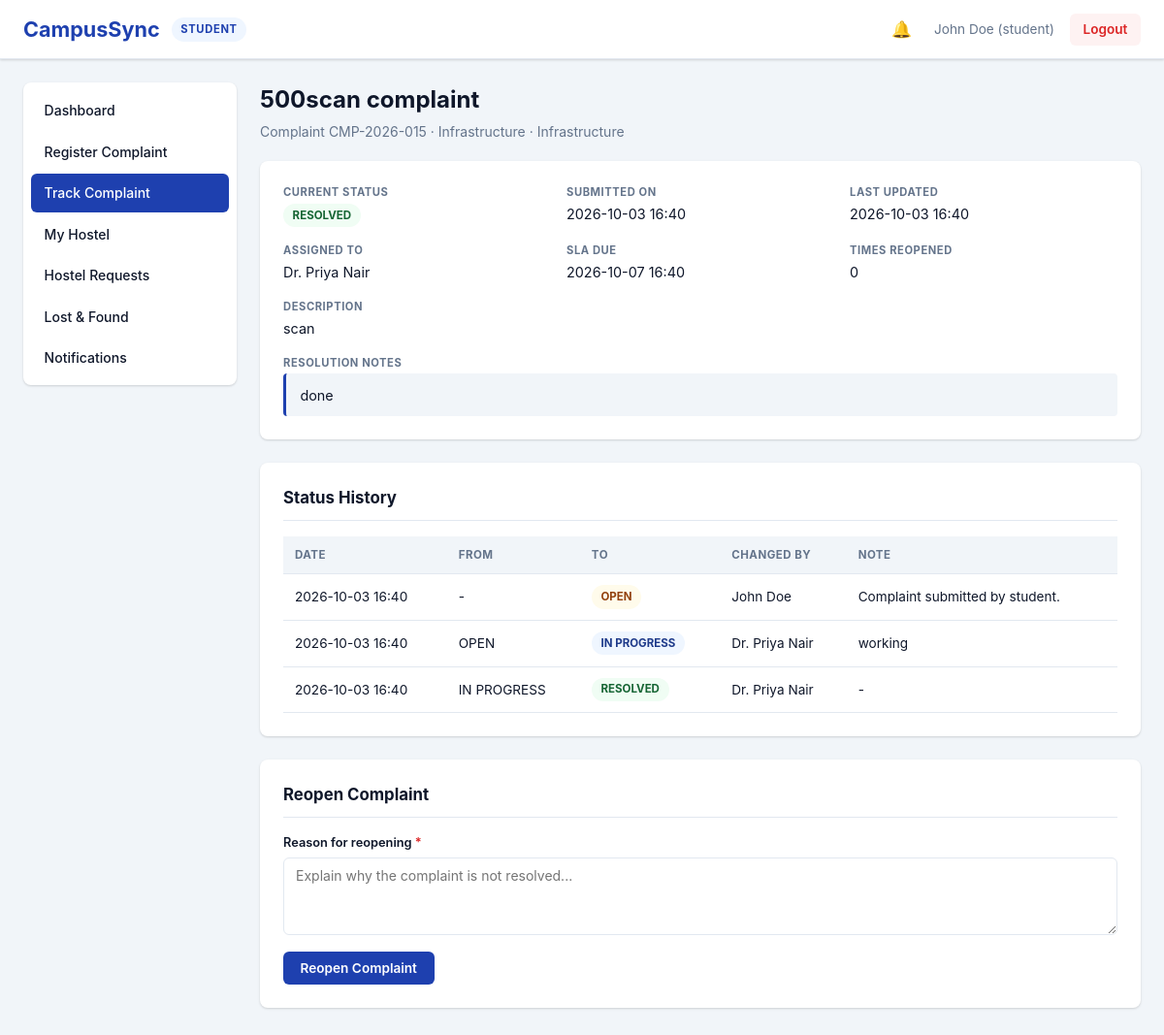
The app's page /student/complaint/17 (signed in) with its own data.
### models.py (models this page shows, shortened)
class User(db.Model):
    __tablename__ = 'users'
    id = db.Column(db.Integer, primary_key=True)
    username = db.Column(db.String(80), unique=True, nullable=False)
    password_hash = db.Column(db.String(120), nullable=False)
    role = db.Column(db.String(20), nullable=False)  # student|warden|staff|lostfound|admin
    full_name = db.Column(db.String(100), nullable=False)
    email = db.Column(db.String(120), unique=True, nullable=False)
    created_at = db.Column(db.DateTime, default=datetime.utcnow)
    phone = db.Column(db.String(20))
    department_id = db.Column(db.Integer, db.ForeignKey('departments.id'), nullable=True)
    is_active = db.Column(db.Boolean, default=True)
    failed_login_attempts = db.Column(db.Integer, default=0)
    locked_until = db.Column(db.DateTime)
    last_login_at = db.Column(db.DateTime)
    complaints = db.relationship('Complaint', backref='student', lazy=True,
                                foreign_keys='Complaint.student_id')
    hostel_requests = db.relationship('HostelRequest', backref='student', lazy=True,
                                      foreign_keys='HostelRequest.student_id')
    notifications = db.relationship('Notification', backref='user', lazy=True)

class Complaint(db.Model):
    __tablename__ = 'complaints'
    id = db.Column(db.Integer, primary_key=True)
    complaint_id = db.Column(db.String(20), unique=True, nullable=False)
    student_id = db.Column(db.Integer, db.ForeignKey('users.id'), nullable=False)
    title = db.Column(db.String(200), nullable=False)
    category = db.Column(db.String(50), nullable=False)   # original free-text category
    description = db.Column(db.Text, nullable=False)
    status = db.Column(db.String(20), default='Submitted')
    created_at = db.Column(db.DateTime, default=datetime.utcnow)
    updated_at = db.Column(db.DateTime, default=datetime.utcnow, onupdate=datetime.utcnow)
    category_id = db.Column(db.Integer, db.ForeignKey('complaint_categories.id'), nullable=True)
    department_id = db.Column(db.Integer, db.ForeignKey('departments.id'), nullable=True)
    assigned_to_id = db.Column(db.Integer, db.ForeignKey('users.id'), nullable=True)
    attachment_path = db.Column(db.String(255))
    resolution_notes = db.Column(db.Text)
    escalation_note = db.Column(db.Text)
    reopen_count = db.Column(db.Integer, default=0)
    resolved_at = db.Column(db.DateTime)
    closed_at = db.Column(db.DateTime)
    sla_due_at = db.Column(db.DateTime)
    sla_breached = db.Column(db.Boolean, default=False)
    history = db.relationship('ComplaintHistory', backref='complaint',
                              lazy=True, cascade='all, delete-orphan',
                              order_by='ComplaintHistory.created_at')
    category_ref = db.relationship('ComplaintCategory', lazy=True)
    department = db.relationship('Department', lazy=True)
    assigned_to = db.relationship('User', foreign_keys=[assigned_to_id], lazy=True)

class Department(db.Model):
    __tablename__ = 'departments'
    id = db.Column(db.Integer, primary_key=True)
    name = db.Column(db.String(100), unique=True, nullable=False)
    code = db.Column(db.String(20), unique=True)
    description = db.Column(db.Text)
    is_active = db.Column(db.Boolean, default=True)
    created_at = db.Column(db.DateTime, default=datetime.utcnow)
    categories = db.relationship('ComplaintCategory', backref='department', lazy=True)
    staff_members = db.relationship('User', backref='department', lazy=True)

class ComplaintHistory(db.Model):
    __tablename__ = 'complaint_history'
    id = db.Column(db.Integer, primary_key=True)
    complaint_id = db.Column(db.Integer, db.ForeignKey('complaints.id'), nullable=False)
    from_status = db.Column(db.String(20))
    to_status = db.Column(db.String(20), nullable=False)
    changed_by_id = db.Column(db.Integer, db.ForeignKey('users.id'), nullable=True)
    note = db.Column(db.Text)
    created_at = db.Column(db.DateTime, default=datetime.utcnow)
    changed_by = db.relationship('User', lazy=True)

### routes/student.py (the view)
@student_bp.route('/complaint/<int:complaint_pk>')
@student_required
def complaint_detail(complaint_pk):
    user = current_user()
    complaint = Complaint.query.get_or_404(complaint_pk)
    if complaint.student_id != user.id:
        log_action(user, 'ACCESS_DENIED', module='complaint',
                   record_ref=complaint.complaint_id,
                   description='Student tried to open another student\'s complaint')
        flash('You are not authorized to access this page.', 'error')
        return redirect(url_for('student.track_complaint'))
    can_reopen, reason = reopen_allowed(complaint)
    history = ComplaintHistory.query.filter_by(complaint_id=complaint.id).order_by(
        ComplaintHistory.created_at).all()
    return render_template('student/complaint_detail.html',
                           complaint=complaint, history=history,
                           can_reopen=can_reopen, reopen_reason=reason)

### security.py (called while the page is built)
def get_setting(key, default=None):
    row = Setting.query.filter_by(key=key).first()
    if row and row.value is not None:
        return row.value
    if key in DEFAULT_SETTINGS:
        return DEFAULT_SETTINGS[key][0]
    return default

def get_setting_int(key, default=0):
    try:
        return int(get_setting(key, default))
    except (TypeError, ValueError):
        return default

def get_setting_bool(key, default=False):
    value = get_setting(key)
    if value is None:
        return default
    return str(value).strip().lower() in ('1', 'true', 'yes', 'on')

def current_user():
    user_id = session.get('user_id')
    if not user_id:
        return None
    return db.session.get(User, user_id)

def role_required(*roles):
    def decorator(view):
        @wraps(view)
        def wrapped(*args, **kwargs):
            user = current_user()
            if not user:
                flash('Please log in to access this page.', 'error')
                return redirect(url_for('auth.login'))
            if not user.is_active:
                session.clear()
                flash('Your account has been deactivated. Contact the administrator.', 'error')
                return redirect(url_for('auth.login'))
            if user.role not in roles:
                log_action(user, 'ACCESS_DENIED',
                           module=roles[0],
                           description='Role %s tried to open %s' % (user.role, request.path))
                return _deny()
            return view(*args, **kwargs)
        return wrapped
    return decorator

### services.py (called while the page is built)
def reopen_allowed(complaint):
    if not get_setting_bool('complaint_reopen_allowed', True):
        return False, 'Complaint reopening is currently disabled by the administrator.'
    if complaint.status not in (CMPL_RESOLVED, CMPL_CLOSED):
        return False, 'Only a resolved or closed complaint can be reopened.'
    window = get_setting_int('complaint_reopen_window_days', 7)
    reference = complaint.resolved_at or complaint.updated_at or complaint.created_at
    if reference and window > 0:
        if reference + timedelta(days=window) < datetime.utcnow():
            return False, ('The %d day reopening window for this complaint has expired.'
                           % window)
    return True, ''

### templates/student/complaint_detail.html (shortened to what this page needs)
{% extends 'base.html' %}
{% block content %}
<div class='page-container'>
    <div class='page-header'>
        <h2>{{ complaint.title }}</h2>
        <p>Complaint {{ complaint.complaint_id }} · {{ complaint.category }}
           {%- if complaint.department %} · {{ complaint.department.name }}{% endif %}</p>
    </div>
    <div class='complaint-detail-card'>
        <div class='detail-grid'>
            <div class='detail-item'>
                <span class='detail-label'>Current Status</span>
                <span class='detail-value'>
                    <span class='status-badge status-{{ complaint.status|lower|replace(' ', '-') }}'>{{ complaint.status }}</span>
                </span>
            </div>
            <div class='detail-item'>
                <span class='detail-label'>Submitted On</span>
                <span class='detail-value'>{{ complaint.created_at.strftime('%Y-%m-%d %H:%M') if complaint.created_at else 'N/A' }}</span>
            </div>
            <div class='detail-item'>
                <span class='detail-label'>Last Updated</span>
                <span class='detail-value'>{{ complaint.updated_at.strftime('%Y-%m-%d %H:%M') if complaint.updated_at else 'N/A' }}</span>
            </div>
            <div class='detail-item'>
                <span class='detail-label'>Assigned To</span>
                <span class='detail-value'>{{ complaint.assigned_to.full_name if complaint.assigned_to else 'Not yet assigned' }}</span>
            </div>
            {% if complaint.sla_due_at %}
            <div class='detail-item'>
                <span class='detail-label'>SLA Due</span>
                <span class='detail-value'>
                    {{ complaint.sla_due_at.strftime('%Y-%m-%d %H:%M') }}
                </span>
            </div>
            {% endif %}
            <div class='detail-item'>
                <span class='detail-label'>Times Reopened</span>
                <span class='detail-value'>{{ complaint.reopen_count or 0 }}</span>
            </div>
            <div class='detail-item full-width'>
                <span class='detail-label'>Description</span>
                <p class='detail-value'>{{ complaint.description }}</p>
            </div>
            {% if complaint.resolution_notes %}
            <div class='detail-item full-width'>
                <span class='detail-label'>Resolution Notes</span>
                <p class='detail-value note-box'>{{ complaint.resolution_notes }}</p>
            </div>
            {% endif %}
        </div>
    </div>
    <div class='table-card'>
        <h3>Status History</h3>
        {% if history %}
        <div class='table-responsive'>
            <table class='data-table'>
                <thead>
                    <tr><th>Date</th><th>From</th><th>To</th><th>Changed By</th><th>Note</th></tr>
                </thead>
                <tbody>
                    {% for h in history %}
                    <tr>
                        <td>{{ h.created_at.strftime('%Y-%m-%d %H:%M') if h.created_at else 'N/A' }}</td>
                        <td>{{ h.from_status or '-' }}</td>
                        <td><span class='status-badge status-{{ h.to_status|lower|replace(' ', '-') }}'>{{ h.to_status }}</span></td>
                        <td>{{ h.changed_by.full_name if h.changed_by else 'System' }}</td>
                        <td>{{ h.note or '-' }}</td>
                    </tr>
                    {% endfor %}
                </tbody>
            </table>
        </div>
        {% else %}
        <p class='empty-state'>No status history recorded yet.</p>
        {% endif %}
    </div>
    {% if complaint.status in ('RESOLVED', 'CLOSED') %}
    <div class='form-card'>
        <h3>Reopen Complaint</h3>
        {% if can_reopen %}
        <form method='POST' action='{{ url_for('student.reopen_complaint', complaint_pk=complaint.id) }}' novalidate>
            <div class='form-group'>
                <label for='reason'>Reason for reopening <span class='required'>*</span></label>
                <textarea id='reason' name='reason' rows='3' required
                          placeholder='Explain why the complaint is not resolved...'></textarea>
            </div>
            <button type='submit' class='btn btn-primary'>Reopen Complaint</button>
        </form>
        {% else %}
        <p class='empty-state'>{{ reopen_reason }}</p>
        {% endif %}
    </div>
    {% endif %}
</div>
{% endblock %}

### templates/base.html (shortened to what this page needs)
<!DOCTYPE html>
<html lang='en'>
<head>
    <link rel='stylesheet' href='{{ url_for('static', filename='css/style.css') }}'>
</head>
<body data-guard-exit="{{ 'true' if request.endpoint in ('student.dashboard', 'warden.dashboard', 'staff.dashboard', 'lostfound.dashboard', 'admin.dashboard') else 'false' }}" data-logout-url="{{ url_for('auth.logout') }}">
    <div class='app-container'>
        {% if session.user_id %}
        <header class='header'>
            <div class='header-left'>
                <h1 class='logo'>CampusSync</h1>
                <span class='role-badge {{ session.role }}'>{{ session.role }}</span>
            </div>
            <div class='header-right'>
                <a href='{{ url_for('student.notifications') if session.role == 'student' else url_for('admin.notifications') if session.role == 'admin' else '#' }}'
                   class='notification-indicator {% if unread_notifications|default(0) > 0 %}has-unread{% endif %}'>
                    <span class='bell'>🔔</span>
                </a>
                <span class='user-info'>{{ session.full_name }} ({{ session.username }})</span>
                <a href='{{ url_for('auth.logout') }}' class='btn btn-logout'>Logout</a>
            </div>
        </header>
        <div class='main-container'>
            <nav class='sidebar'>
                <ul class='nav-menu'>
                    {% if session.role == 'student' %}
                    <li><a href='{{ url_for('student.dashboard') }}' class='nav-link {% if request.endpoint == 'student.dashboard' %}active{% endif %}'>Dashboard</a></li>
                    <li><a href='{{ url_for('student.register_complaint') }}' class='nav-link {% if request.endpoint == 'student.register_complaint' %}active{% endif %}'>Register Complaint</a></li>
                    <li><a href='{{ url_for('student.track_complaint') }}' class='nav-link {% if request.endpoint in ('student.track_complaint', 'student.complaint_detail') %}active{% endif %}'>Track Complaint</a></li>
                    <li><a href='{{ url_for('student.hostel') }}' class='nav-link {% if request.endpoint in ('student.hostel', 'student.hostel_request_detail') %}active{% endif %}'>My Hostel</a></li>
                    <li><a href='{{ url_for('student.hostel_request') }}' class='nav-link {% if request.endpoint == 'student.hostel_request' %}active{% endif %}'>Hostel Requests</a></li>
                    <li><a href='{{ url_for('student.lost_found') }}' class='nav-link {% if request.endpoint == 'student.lost_found' %}active{% endif %}'>Lost &amp; Found</a></li>
                    <li><a href='{{ url_for('student.notifications') }}' class='nav-link {% if request.endpoint == 'student.notifications' %}active{% endif %}'>Notifications</a></li>
                    {% endif %}
                </ul>
            </nav>
            <main class='content'>
                {% block content %}{% endblock %}
            </main>
        </div>
        {% else %}
            {% block login_content %}{% endblock %}
        {% endif %}
    </div>
</body>
</html>

### records on screen
User: full_name "John Doe"
Complaint: title "500scan complaint", complaint_id "CMP-2026-015", category "Infrastructure", status "RESOLVED", created_at "2026-10-03 16:40", updated_at "2026-10-03 16:40", sla_due_at "2026-10-07 16:40", reopen_count "0", description "scan", resolution_notes "done"
Department: department.name "Infrastructure"
User: assigned_to "Dr. Priya Nair"
ComplaintHistory: created_at "2026-10-03 16:40", from_status "-", to_status "OPEN", changed_by "John Doe", note "Complaint submitted by student."
ComplaintHistory: created_at "2026-10-03 16:40", from_status "OPEN", to_status "IN PROGRESS", changed_by "Dr. Priya Nair", note "working"
ComplaintHistory: created_at "2026-10-03 16:40", from_status "IN PROGRESS", to_status "RESOLVED", changed_by "Dr. Priya Nair", note "-"

### other values on screen
{{ session.role }} "STUDENT"
{{ session.username }} "student"
